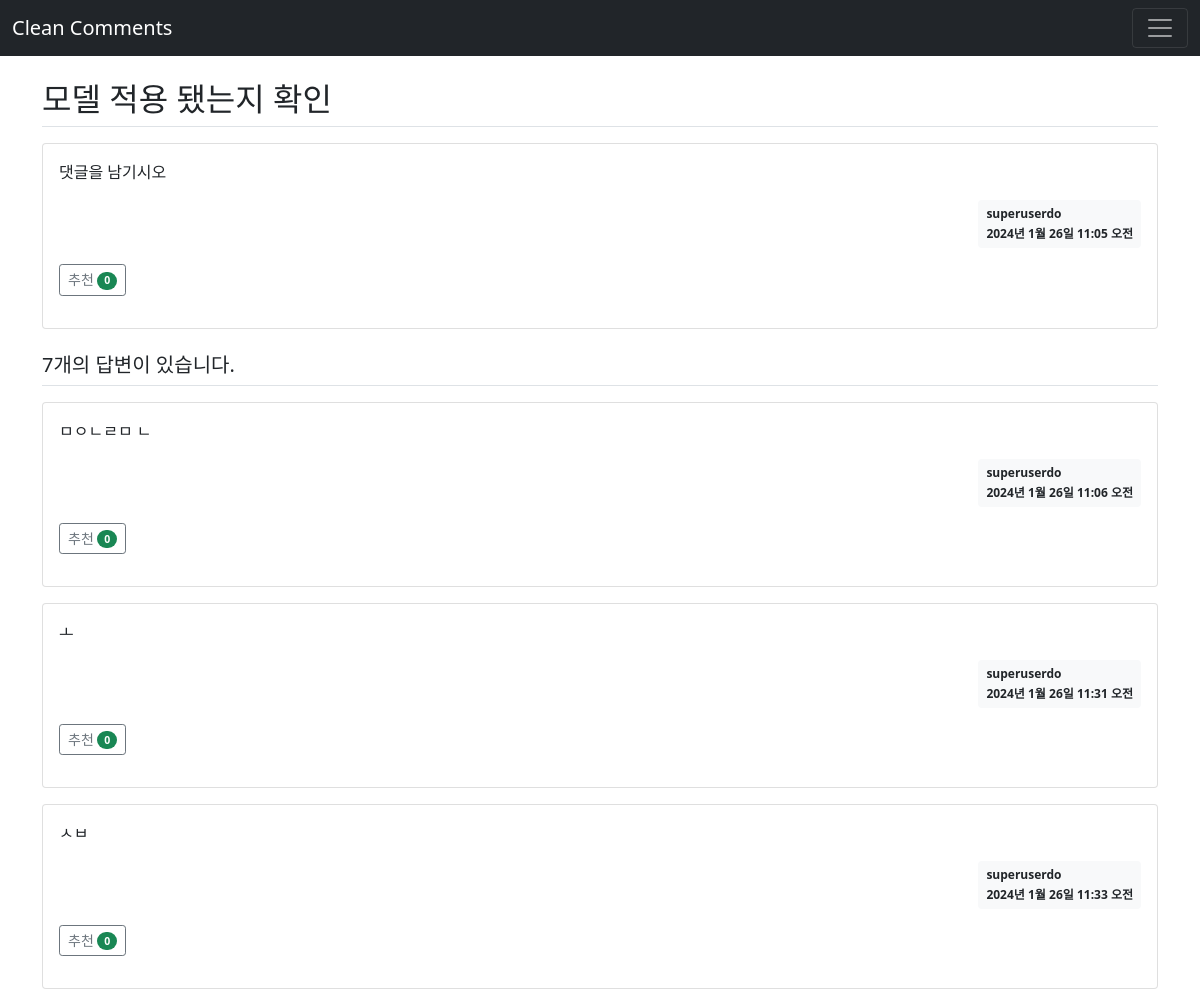
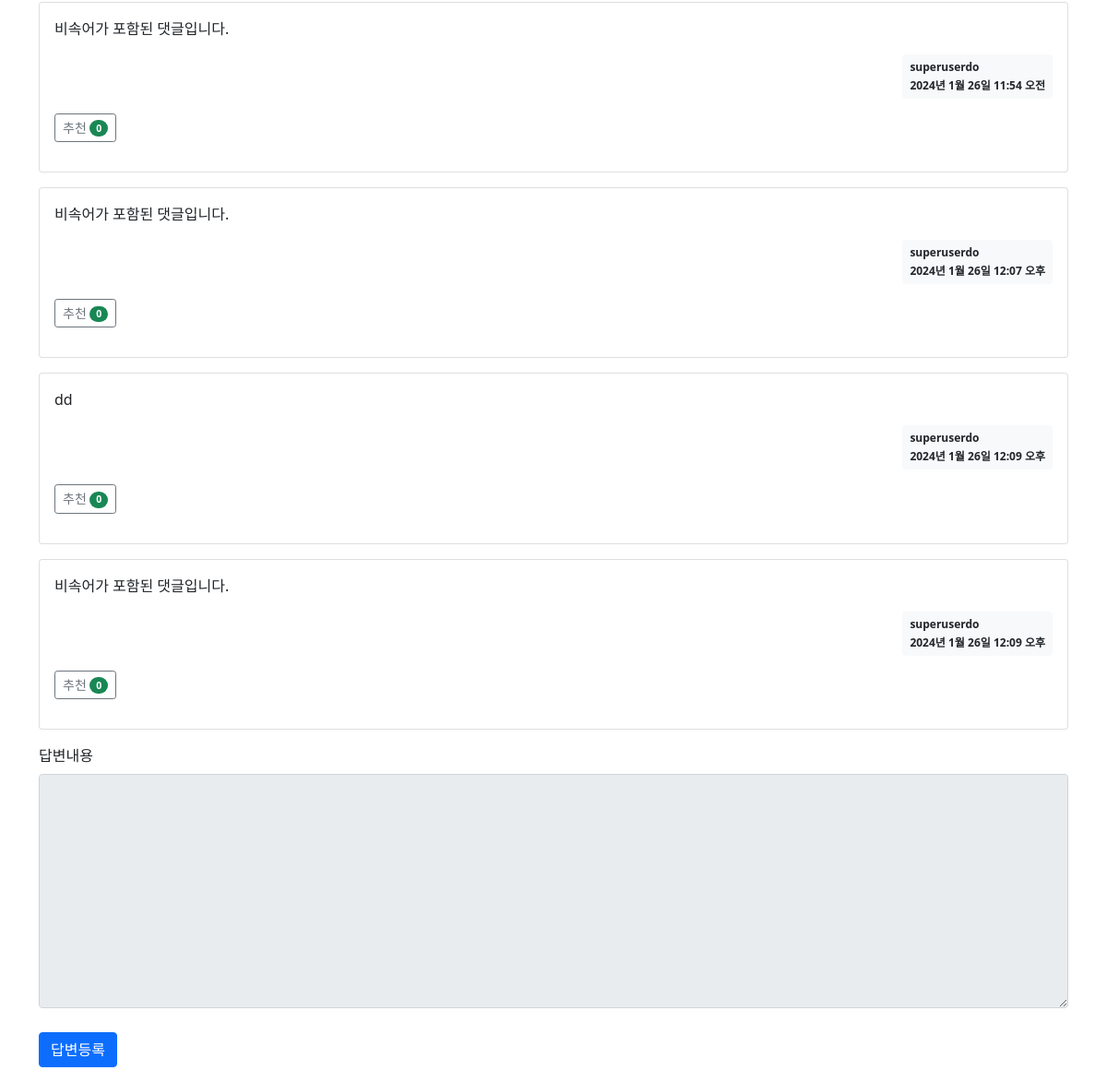
Screenshot of /pybo/313/ with the database file from the repository (2 pictures, top to bottom).
### pybo/models.py (models this page shows, shortened)
class Question(models.Model):
    modify_date = models.DateTimeField(null=True, blank=True)
    author = models.ForeignKey(User, on_delete=models.CASCADE, related_name='author_question')
    subject = models.CharField(max_length=400)
    content = models.TextField()
    create_date = models.DateTimeField()
    voter = models.ManyToManyField(User, related_name='voter_question') # 추천인 추가

class Answer(models.Model):
    modify_date = models.DateTimeField(null=True, blank=True)
    author = models.ForeignKey(User, on_delete=models.CASCADE, related_name='author_answer')
    question = models.ForeignKey(Question, on_delete=models.CASCADE)
    content = models.TextField()
    create_date = models.DateTimeField()
    voter = models.ManyToManyField(User, related_name='voter_answer')

### pybo/views/base_views.py (the view)
def detail(request, question_id):
    question = get_object_or_404(Question, pk=question_id)
    context = {'question': question}
    return render(request, 'pybo/question_detail.html', context)

### pybo/templatetags/pybo_filter.py (called while the page is built)
@register.filter
def mark(value):
    extensions = ["nl2br", "fenced_code"]
    return mark_safe(markdown.markdown(value, extensions=extensions))

### templates/pybo/question_detail.html (shortened to what this page needs)
{% extends 'base.html' %}
{% load pybo_filter %}
{% block content %}
<div class="container my-3">
    <h2 class="border-bottom py-2">{{ question.subject }}</h2>
    <div class="card my-3">
        <div class="card-body">
            <div class="card-text">{{ question.content|mark }}</div>
            <div class="d-flex justify-content-end">
            <div class="badge bg-light text-dark p-2 text-start">
                <div class="mb-2">{{ question.author.username }}</div>
                <div>{{ question.create_date }}</div>
            </div>
            </div>
            <div class="my-3">
                <a href="javascript:void(0)" data-uri="{% url 'pybo:question_vote' question.id  %}"
                class="recommend btn btn-sm btn-outline-secondary"> 추천
                <span class="badge rounded-pill bg-success">{{question.voter.count}}</span>
            </a>
            </div>
        </div>
    </div>
    <h5 class="border-bottom my-3 py-2">{{question.answer_set.count}}개의 답변이 있습니다.</h5>
    {% for answer in question.answer_set.all %}
    <div class="card my-3">
        <div class="card-body">
            <div class="card-text">{{ answer.content|mark }}</div>
            <div class="d-flex justify-content-end">
            <div class="badge bg-light text-dark p-2 text-start">
                <div class="mb-2">{{ answer.author.username }}</div>
                <div>{{ answer.create_date }}</div>
            </div>
            </div>
            <div class="my-3">
                <a href="javascript:void(0)" data-uri="{% url 'pybo:answer_vote' answer.id  %}"
                class="recommend btn btn-sm btn-outline-secondary"> 추천
                <span class="badge rounded-pill bg-success">{{answer.voter.count}}</span>
            </a>
            </div>
        </div>
    </div>
    {% endfor %}
    <form action="{% url 'pybo:answer_create' question.id %}" method="post" class="my-3">
        <div class="mb-3">
            <label for="content" class="form-label">답변내용</label>
            <textarea {% if not user.is_authenticated %}disabled{% endif %}
            name="content" id="content" class="form-control" rows="10"></textarea>
        </div>
        <input type="submit" value="답변등록" class="btn btn-primary">
    </form>
</div>
{% endblock %}

### static/style.css (style rules this page uses)
textarea { width:100%; }
input[type=submit] { margin-top:10px; }

### rows the page displays
Question: subject "모델 적용 됐는지 확인", content|mark "댓글을 남기시오", author.username "superuserdo", create_date "2024년 1월 26일 11:05 오전", voter.count "0", answer_set.count "7"
Answer: content|mark "ㅁㅇㄴㄹㅁ ㄴ", author.username "superuserdo", create_date "2024년 1월 26일 11:06 오전", voter.count "0"
Answer: content|mark "ㅗ", author.username "superuserdo", create_date "2024년 1월 26일 11:31 오전", voter.count "0"
Answer: content|mark "ㅅㅂ", author.username "superuserdo", create_date "2024년 1월 26일 11:33 오전", voter.count "0"
Answer: content|mark "비속어가 포함된 댓글입니다.", author.username "superuserdo", create_date "2024년 1월 26일 11:54 오전", voter.count "0"
Answer: content|mark "비속어가 포함된 댓글입니다.", author.username "superuserdo", create_date "2024년 1월 26일 12:07 오후", voter.count "0"
Answer: content|mark "dd", author.username "superuserdo", create_date "2024년 1월 26일 12:09 오후", voter.count "0"
Answer: content|mark "비속어가 포함된 댓글입니다.", author.username "superuserdo", create_date "2024년 1월 26일 12:09 오후", voter.count "0"
